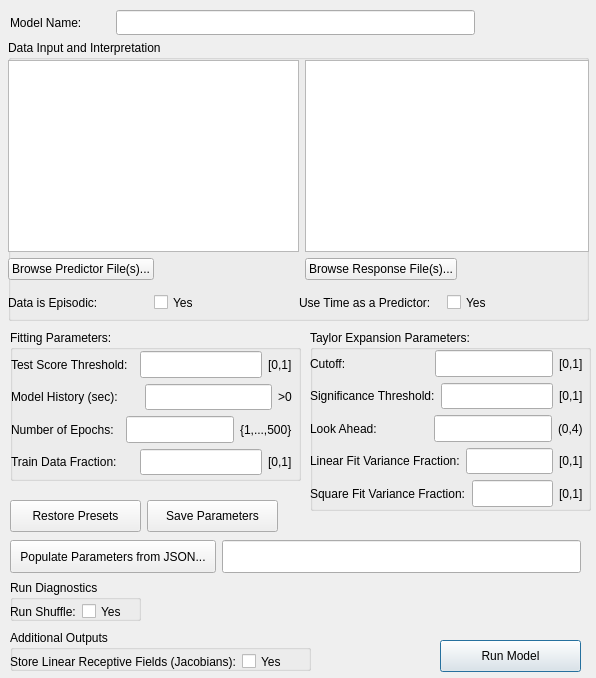
<?xml version="1.0" encoding="UTF-8"?>
<ui version="4.0">
 <class>Form</class>
 <widget class="QWidget" name="Form">
  <property name="geometry">
   <rect>
    <x>0</x>
    <y>0</y>
    <width>596</width>
    <height>678</height>
   </rect>
  </property>
  <property name="sizePolicy">
   <sizepolicy hsizetype="Expanding" vsizetype="Expanding">
    <horstretch>0</horstretch>
    <verstretch>0</verstretch>
   </sizepolicy>
  </property>
  <property name="font">
   <font>
    <family>.AppleSystemUIFont</family>
   </font>
  </property>
  <property name="windowTitle">
   <string>Neuro MINE Fit</string>
  </property>
  <widget class="QPushButton" name="pushButton">
   <property name="geometry">
    <rect>
     <x>440</x>
     <y>640</y>
     <width>141</width>
     <height>32</height>
    </rect>
   </property>
   <property name="sizePolicy">
    <sizepolicy hsizetype="Expanding" vsizetype="Expanding">
     <horstretch>0</horstretch>
     <verstretch>0</verstretch>
    </sizepolicy>
   </property>
   <property name="text">
    <string>Run Model</string>
   </property>
   <property name="default">
    <bool>true</bool>
   </property>
  </widget>
  <widget class="QGroupBox" name="groupBox">
   <property name="geometry">
    <rect>
     <x>8</x>
     <y>40</y>
     <width>581</width>
     <height>281</height>
    </rect>
   </property>
   <property name="title">
    <string>Data Input and Interpretation</string>
   </property>
   <widget class="QWidget" name="layoutWidget">
    <property name="geometry">
     <rect>
      <x>0</x>
      <y>20</y>
      <width>581</width>
      <height>259</height>
     </rect>
    </property>
    <layout class="QGridLayout" name="gridLayout">
     <item row="0" column="2">
      <layout class="QFormLayout" name="formLayout_2">
       <item row="0" column="0" colspan="2">
        <widget class="QTextEdit" name="textEdit_2">
         <property name="sizePolicy">
          <sizepolicy hsizetype="Expanding" vsizetype="Expanding">
           <horstretch>0</horstretch>
           <verstretch>0</verstretch>
          </sizepolicy>
         </property>
        </widget>
       </item>
       <item row="1" column="0">
        <widget class="QPushButton" name="pushButton_3">
         <property name="sizePolicy">
          <sizepolicy hsizetype="Expanding" vsizetype="Expanding">
           <horstretch>0</horstretch>
           <verstretch>0</verstretch>
          </sizepolicy>
         </property>
         <property name="text">
          <string>Browse Response File(s)...</string>
         </property>
        </widget>
       </item>
       <item row="1" column="1">
        <widget class="QLabel" name="label_21">
         <property name="sizePolicy">
          <sizepolicy hsizetype="Expanding" vsizetype="Expanding">
           <horstretch>0</horstretch>
           <verstretch>0</verstretch>
          </sizepolicy>
         </property>
         <property name="toolTip">
          <string/>
         </property>
         <property name="whatsThis">
          <string>Response file(s) should be .csv format but with any type of delimiter; time must be in the first column</string>
         </property>
         <property name="text">
          <string/>
         </property>
         <property name="pixmap">
          <pixmap resource="resources.qrc">:/question.png</pixmap>
         </property>
        </widget>
       </item>
      </layout>
     </item>
     <item row="0" column="0" colspan="2">
      <layout class="QFormLayout" name="formLayout">
       <item row="0" column="0" colspan="2">
        <widget class="QTextEdit" name="textEdit">
         <property name="sizePolicy">
          <sizepolicy hsizetype="Expanding" vsizetype="Expanding">
           <horstretch>0</horstretch>
           <verstretch>0</verstretch>
          </sizepolicy>
         </property>
        </widget>
       </item>
       <item row="1" column="0">
        <widget class="QPushButton" name="pushButton_2">
         <property name="sizePolicy">
          <sizepolicy hsizetype="Expanding" vsizetype="Expanding">
           <horstretch>0</horstretch>
           <verstretch>0</verstretch>
          </sizepolicy>
         </property>
         <property name="text">
          <string>Browse Predictor File(s)...</string>
         </property>
        </widget>
       </item>
       <item row="1" column="1">
        <widget class="QLabel" name="label_20">
         <property name="sizePolicy">
          <sizepolicy hsizetype="Expanding" vsizetype="Expanding">
           <horstretch>0</horstretch>
           <verstretch>0</verstretch>
          </sizepolicy>
         </property>
         <property name="toolTip">
          <string/>
         </property>
         <property name="whatsThis">
          <string>Predictor file(s) should be .csv format but with any type of delimiter; Time must be in the first column and all columns must have headers</string>
         </property>
         <property name="text">
          <string/>
         </property>
         <property name="pixmap">
          <pixmap resource="resources.qrc">:/question.png</pixmap>
         </property>
        </widget>
       </item>
      </layout>
     </item>
     <item row="1" column="1" colspan="2">
      <layout class="QHBoxLayout" name="horizontalLayout_13">
       <item>
        <widget class="QLabel" name="label_6">
         <property name="sizePolicy">
          <sizepolicy hsizetype="Expanding" vsizetype="Expanding">
           <horstretch>0</horstretch>
           <verstretch>0</verstretch>
          </sizepolicy>
         </property>
         <property name="text">
          <string>Use Time as a Predictor:</string>
         </property>
        </widget>
       </item>
       <item>
        <widget class="QCheckBox" name="checkBox_2">
         <property name="sizePolicy">
          <sizepolicy hsizetype="Expanding" vsizetype="Expanding">
           <horstretch>0</horstretch>
           <verstretch>0</verstretch>
          </sizepolicy>
         </property>
         <property name="text">
          <string>Yes</string>
         </property>
        </widget>
       </item>
      </layout>
     </item>
     <item row="1" column="0">
      <layout class="QHBoxLayout" name="horizontalLayout_12">
       <item>
        <widget class="QLabel" name="label_5">
         <property name="sizePolicy">
          <sizepolicy hsizetype="Expanding" vsizetype="Expanding">
           <horstretch>0</horstretch>
           <verstretch>0</verstretch>
          </sizepolicy>
         </property>
         <property name="text">
          <string>Data is Episodic:</string>
         </property>
        </widget>
       </item>
       <item>
        <widget class="QCheckBox" name="checkBox">
         <property name="sizePolicy">
          <sizepolicy hsizetype="Expanding" vsizetype="Expanding">
           <horstretch>0</horstretch>
           <verstretch>0</verstretch>
          </sizepolicy>
         </property>
         <property name="text">
          <string>Yes</string>
         </property>
        </widget>
       </item>
      </layout>
     </item>
    </layout>
   </widget>
  </widget>
  <widget class="QGroupBox" name="groupBox_2">
   <property name="geometry">
    <rect>
     <x>10</x>
     <y>330</y>
     <width>291</width>
     <height>151</height>
    </rect>
   </property>
   <property name="title">
    <string>Fitting Parameters:</string>
   </property>
   <widget class="QWidget" name="layoutWidget">
    <property name="geometry">
     <rect>
      <x>1</x>
      <y>21</y>
      <width>281</width>
      <height>124</height>
     </rect>
    </property>
    <layout class="QGridLayout" name="gridLayout_2">
     <item row="0" column="0">
      <layout class="QHBoxLayout" name="horizontalLayout_9">
       <item>
        <widget class="QLabel" name="label_8">
         <property name="sizePolicy">
          <sizepolicy hsizetype="Expanding" vsizetype="Expanding">
           <horstretch>0</horstretch>
           <verstretch>0</verstretch>
          </sizepolicy>
         </property>
         <property name="text">
          <string>Test Score Threshold:</string>
         </property>
        </widget>
       </item>
       <item>
        <widget class="QLineEdit" name="lineEdit_2">
         <property name="sizePolicy">
          <sizepolicy hsizetype="Expanding" vsizetype="Expanding">
           <horstretch>0</horstretch>
           <verstretch>0</verstretch>
          </sizepolicy>
         </property>
         <property name="minimumSize">
          <size>
           <width>50</width>
           <height>0</height>
          </size>
         </property>
        </widget>
       </item>
       <item>
        <widget class="QLabel" name="label_3">
         <property name="text">
          <string>[0,1]</string>
         </property>
        </widget>
       </item>
      </layout>
     </item>
     <item row="1" column="0">
      <layout class="QHBoxLayout" name="horizontalLayout_8">
       <item>
        <widget class="QLabel" name="label_15">
         <property name="sizePolicy">
          <sizepolicy hsizetype="Expanding" vsizetype="Expanding">
           <horstretch>0</horstretch>
           <verstretch>0</verstretch>
          </sizepolicy>
         </property>
         <property name="text">
          <string>Model History (sec):</string>
         </property>
        </widget>
       </item>
       <item>
        <widget class="QLineEdit" name="lineEdit_8">
         <property name="sizePolicy">
          <sizepolicy hsizetype="Expanding" vsizetype="Expanding">
           <horstretch>0</horstretch>
           <verstretch>0</verstretch>
          </sizepolicy>
         </property>
         <property name="minimumSize">
          <size>
           <width>50</width>
           <height>0</height>
          </size>
         </property>
        </widget>
       </item>
       <item>
        <widget class="QLabel" name="label_28">
         <property name="text">
          <string>&gt;0</string>
         </property>
        </widget>
       </item>
      </layout>
     </item>
     <item row="2" column="0">
      <layout class="QHBoxLayout" name="horizontalLayout_7">
       <item>
        <widget class="QLabel" name="label_16">
         <property name="sizePolicy">
          <sizepolicy hsizetype="Expanding" vsizetype="Expanding">
           <horstretch>0</horstretch>
           <verstretch>0</verstretch>
          </sizepolicy>
         </property>
         <property name="text">
          <string>Number of Epochs:</string>
         </property>
        </widget>
       </item>
       <item>
        <widget class="QLineEdit" name="lineEdit_9">
         <property name="sizePolicy">
          <sizepolicy hsizetype="Expanding" vsizetype="Expanding">
           <horstretch>0</horstretch>
           <verstretch>0</verstretch>
          </sizepolicy>
         </property>
         <property name="minimumSize">
          <size>
           <width>50</width>
           <height>0</height>
          </size>
         </property>
        </widget>
       </item>
       <item>
        <widget class="QLabel" name="label_27">
         <property name="text">
          <string>{1,...,500}</string>
         </property>
        </widget>
       </item>
      </layout>
     </item>
     <item row="3" column="0">
      <layout class="QHBoxLayout" name="horizontalLayout_6">
       <item>
        <widget class="QLabel" name="label_17">
         <property name="sizePolicy">
          <sizepolicy hsizetype="Expanding" vsizetype="Expanding">
           <horstretch>0</horstretch>
           <verstretch>0</verstretch>
          </sizepolicy>
         </property>
         <property name="text">
          <string>Train Data Fraction:</string>
         </property>
        </widget>
       </item>
       <item>
        <widget class="QLineEdit" name="lineEdit_10">
         <property name="sizePolicy">
          <sizepolicy hsizetype="Expanding" vsizetype="Expanding">
           <horstretch>0</horstretch>
           <verstretch>0</verstretch>
          </sizepolicy>
         </property>
         <property name="minimumSize">
          <size>
           <width>50</width>
           <height>0</height>
          </size>
         </property>
        </widget>
       </item>
       <item>
        <widget class="QLabel" name="label_26">
         <property name="text">
          <string>[0,1]</string>
         </property>
        </widget>
       </item>
      </layout>
     </item>
    </layout>
   </widget>
  </widget>
  <widget class="QGroupBox" name="groupBox_3">
   <property name="geometry">
    <rect>
     <x>310</x>
     <y>330</y>
     <width>281</width>
     <height>181</height>
    </rect>
   </property>
   <property name="title">
    <string>Taylor Expansion Parameters:</string>
   </property>
   <widget class="QWidget" name="layoutWidget">
    <property name="geometry">
     <rect>
      <x>0</x>
      <y>20</y>
      <width>273</width>
      <height>157</height>
     </rect>
    </property>
    <layout class="QVBoxLayout" name="verticalLayout">
     <item>
      <layout class="QHBoxLayout" name="horizontalLayout">
       <item>
        <widget class="QLabel" name="label_11">
         <property name="sizePolicy">
          <sizepolicy hsizetype="Expanding" vsizetype="Expanding">
           <horstretch>0</horstretch>
           <verstretch>0</verstretch>
          </sizepolicy>
         </property>
         <property name="text">
          <string>Cutoff:</string>
         </property>
        </widget>
       </item>
       <item>
        <widget class="QLineEdit" name="lineEdit_5">
         <property name="sizePolicy">
          <sizepolicy hsizetype="Expanding" vsizetype="Expanding">
           <horstretch>0</horstretch>
           <verstretch>0</verstretch>
          </sizepolicy>
         </property>
         <property name="minimumSize">
          <size>
           <width>50</width>
           <height>0</height>
          </size>
         </property>
        </widget>
       </item>
       <item>
        <widget class="QLabel" name="label_23">
         <property name="text">
          <string>[0,1]</string>
         </property>
        </widget>
       </item>
      </layout>
     </item>
     <item>
      <layout class="QHBoxLayout" name="horizontalLayout_2">
       <item>
        <widget class="QLabel" name="label_9">
         <property name="sizePolicy">
          <sizepolicy hsizetype="Expanding" vsizetype="Expanding">
           <horstretch>0</horstretch>
           <verstretch>0</verstretch>
          </sizepolicy>
         </property>
         <property name="text">
          <string>Significance Threshold:</string>
         </property>
        </widget>
       </item>
       <item>
        <widget class="QLineEdit" name="lineEdit_3">
         <property name="sizePolicy">
          <sizepolicy hsizetype="Expanding" vsizetype="Expanding">
           <horstretch>0</horstretch>
           <verstretch>0</verstretch>
          </sizepolicy>
         </property>
         <property name="minimumSize">
          <size>
           <width>50</width>
           <height>0</height>
          </size>
         </property>
        </widget>
       </item>
       <item>
        <widget class="QLabel" name="label_4">
         <property name="text">
          <string>[0,1]</string>
         </property>
        </widget>
       </item>
      </layout>
     </item>
     <item>
      <layout class="QHBoxLayout" name="horizontalLayout_3">
       <item>
        <widget class="QLabel" name="label_10">
         <property name="sizePolicy">
          <sizepolicy hsizetype="Expanding" vsizetype="Expanding">
           <horstretch>0</horstretch>
           <verstretch>0</verstretch>
          </sizepolicy>
         </property>
         <property name="text">
          <string>Look Ahead:</string>
         </property>
        </widget>
       </item>
       <item>
        <widget class="QLineEdit" name="lineEdit_4">
         <property name="sizePolicy">
          <sizepolicy hsizetype="Expanding" vsizetype="Expanding">
           <horstretch>0</horstretch>
           <verstretch>0</verstretch>
          </sizepolicy>
         </property>
         <property name="minimumSize">
          <size>
           <width>50</width>
           <height>0</height>
          </size>
         </property>
        </widget>
       </item>
       <item>
        <widget class="QLabel" name="label_22">
         <property name="text">
          <string>(0,4)</string>
         </property>
        </widget>
       </item>
      </layout>
     </item>
     <item>
      <layout class="QHBoxLayout" name="horizontalLayout_4">
       <item>
        <widget class="QLabel" name="label_12">
         <property name="sizePolicy">
          <sizepolicy hsizetype="Expanding" vsizetype="Expanding">
           <horstretch>0</horstretch>
           <verstretch>0</verstretch>
          </sizepolicy>
         </property>
         <property name="text">
          <string>Linear Fit Variance Fraction:</string>
         </property>
        </widget>
       </item>
       <item>
        <widget class="QLineEdit" name="lineEdit_6">
         <property name="sizePolicy">
          <sizepolicy hsizetype="Expanding" vsizetype="Expanding">
           <horstretch>0</horstretch>
           <verstretch>0</verstretch>
          </sizepolicy>
         </property>
         <property name="minimumSize">
          <size>
           <width>50</width>
           <height>0</height>
          </size>
         </property>
        </widget>
       </item>
       <item>
        <widget class="QLabel" name="label_24">
         <property name="text">
          <string>[0,1]</string>
         </property>
        </widget>
       </item>
      </layout>
     </item>
     <item>
      <layout class="QHBoxLayout" name="horizontalLayout_5">
       <item>
        <widget class="QLabel" name="label_13">
         <property name="sizePolicy">
          <sizepolicy hsizetype="Expanding" vsizetype="Expanding">
           <horstretch>0</horstretch>
           <verstretch>0</verstretch>
          </sizepolicy>
         </property>
         <property name="text">
          <string>Square Fit Variance Fraction:</string>
         </property>
        </widget>
       </item>
       <item>
        <widget class="QLineEdit" name="lineEdit_7">
         <property name="sizePolicy">
          <sizepolicy hsizetype="Expanding" vsizetype="Expanding">
           <horstretch>0</horstretch>
           <verstretch>0</verstretch>
          </sizepolicy>
         </property>
         <property name="minimumSize">
          <size>
           <width>50</width>
           <height>0</height>
          </size>
         </property>
        </widget>
       </item>
       <item>
        <widget class="QLabel" name="label_25">
         <property name="text">
          <string>[0,1]</string>
         </property>
        </widget>
       </item>
      </layout>
     </item>
    </layout>
   </widget>
  </widget>
  <widget class="QGroupBox" name="groupBox_4">
   <property name="geometry">
    <rect>
     <x>10</x>
     <y>580</y>
     <width>131</width>
     <height>41</height>
    </rect>
   </property>
   <property name="title">
    <string>Run Diagnostics</string>
   </property>
   <widget class="QWidget" name="layoutWidget">
    <property name="geometry">
     <rect>
      <x>0</x>
      <y>20</y>
      <width>129</width>
      <height>23</height>
     </rect>
    </property>
    <layout class="QHBoxLayout" name="horizontalLayout_14">
     <item>
      <widget class="QLabel" name="label_7">
       <property name="sizePolicy">
        <sizepolicy hsizetype="Expanding" vsizetype="Expanding">
         <horstretch>0</horstretch>
         <verstretch>0</verstretch>
        </sizepolicy>
       </property>
       <property name="text">
        <string>Run Shuffle:</string>
       </property>
      </widget>
     </item>
     <item>
      <widget class="QCheckBox" name="checkBox_5">
       <property name="sizePolicy">
        <sizepolicy hsizetype="Expanding" vsizetype="Expanding">
         <horstretch>0</horstretch>
         <verstretch>0</verstretch>
        </sizepolicy>
       </property>
       <property name="text">
        <string>Yes</string>
       </property>
      </widget>
     </item>
    </layout>
   </widget>
  </widget>
  <widget class="QGroupBox" name="groupBox_5">
   <property name="geometry">
    <rect>
     <x>10</x>
     <y>630</y>
     <width>301</width>
     <height>41</height>
    </rect>
   </property>
   <property name="title">
    <string>Additional Outputs</string>
   </property>
   <widget class="QWidget" name="layoutWidget">
    <property name="geometry">
     <rect>
      <x>0</x>
      <y>20</y>
      <width>307</width>
      <height>23</height>
     </rect>
    </property>
    <layout class="QHBoxLayout" name="horizontalLayout_10">
     <item>
      <widget class="QLabel" name="label_14">
       <property name="sizePolicy">
        <sizepolicy hsizetype="Expanding" vsizetype="Expanding">
         <horstretch>0</horstretch>
         <verstretch>0</verstretch>
        </sizepolicy>
       </property>
       <property name="text">
        <string>Store Linear Receptive Fields (Jacobians):</string>
       </property>
      </widget>
     </item>
     <item>
      <widget class="QCheckBox" name="checkBox_3">
       <property name="sizePolicy">
        <sizepolicy hsizetype="Expanding" vsizetype="Expanding">
         <horstretch>0</horstretch>
         <verstretch>0</verstretch>
        </sizepolicy>
       </property>
       <property name="text">
        <string>Yes</string>
       </property>
      </widget>
     </item>
    </layout>
   </widget>
  </widget>
  <widget class="QWidget" name="layoutWidget">
   <property name="geometry">
    <rect>
     <x>10</x>
     <y>540</y>
     <width>571</width>
     <height>33</height>
    </rect>
   </property>
   <layout class="QHBoxLayout" name="horizontalLayout_11">
    <item>
     <widget class="QPushButton" name="pushButton_4">
      <property name="sizePolicy">
       <sizepolicy hsizetype="Expanding" vsizetype="Expanding">
        <horstretch>0</horstretch>
        <verstretch>0</verstretch>
       </sizepolicy>
      </property>
      <property name="text">
       <string>Populate Parameters from JSON...</string>
      </property>
     </widget>
    </item>
    <item>
     <widget class="QLineEdit" name="lineEdit_11">
      <property name="sizePolicy">
       <sizepolicy hsizetype="Expanding" vsizetype="Expanding">
        <horstretch>0</horstretch>
        <verstretch>0</verstretch>
       </sizepolicy>
      </property>
      <property name="minimumSize">
       <size>
        <width>359</width>
        <height>0</height>
       </size>
      </property>
     </widget>
    </item>
   </layout>
  </widget>
  <widget class="QWidget" name="layoutWidget">
   <property name="geometry">
    <rect>
     <x>10</x>
     <y>500</y>
     <width>268</width>
     <height>32</height>
    </rect>
   </property>
   <layout class="QHBoxLayout" name="horizontalLayout_16">
    <item>
     <widget class="QPushButton" name="pushButton_5">
      <property name="sizePolicy">
       <sizepolicy hsizetype="Expanding" vsizetype="Expanding">
        <horstretch>0</horstretch>
        <verstretch>0</verstretch>
       </sizepolicy>
      </property>
      <property name="text">
       <string>Restore Presets</string>
      </property>
     </widget>
    </item>
    <item>
     <widget class="QPushButton" name="pushButton_6">
      <property name="sizePolicy">
       <sizepolicy hsizetype="Expanding" vsizetype="Expanding">
        <horstretch>0</horstretch>
        <verstretch>0</verstretch>
       </sizepolicy>
      </property>
      <property name="text">
       <string>Save Parameters</string>
      </property>
     </widget>
    </item>
   </layout>
  </widget>
  <widget class="QWidget" name="layoutWidget">
   <property name="geometry">
    <rect>
     <x>10</x>
     <y>10</y>
     <width>571</width>
     <height>25</height>
    </rect>
   </property>
   <layout class="QHBoxLayout" name="horizontalLayout_15">
    <item>
     <widget class="QLabel" name="label_2">
      <property name="sizePolicy">
       <sizepolicy hsizetype="Expanding" vsizetype="Expanding">
        <horstretch>0</horstretch>
        <verstretch>0</verstretch>
       </sizepolicy>
      </property>
      <property name="text">
       <string>Model Name:</string>
      </property>
     </widget>
    </item>
    <item>
     <widget class="QLineEdit" name="lineEdit">
      <property name="sizePolicy">
       <sizepolicy hsizetype="Expanding" vsizetype="Expanding">
        <horstretch>0</horstretch>
        <verstretch>0</verstretch>
       </sizepolicy>
      </property>
      <property name="minimumSize">
       <size>
        <width>359</width>
        <height>0</height>
       </size>
      </property>
     </widget>
    </item>
    <item>
     <widget class="QLabel" name="label">
      <property name="sizePolicy">
       <sizepolicy hsizetype="Expanding" vsizetype="Expanding">
        <horstretch>0</horstretch>
        <verstretch>0</verstretch>
       </sizepolicy>
      </property>
      <property name="text">
       <string/>
      </property>
      <property name="pixmap">
       <pixmap resource="resources.qrc">:/logo.png</pixmap>
      </property>
      <property name="alignment">
       <set>Qt::AlignmentFlag::AlignRight|Qt::AlignmentFlag::AlignTrailing|Qt::AlignmentFlag::AlignVCenter</set>
      </property>
     </widget>
    </item>
   </layout>
  </widget>
 </widget>
 <resources>
  <include location="resources.qrc"/>
 </resources>
 <connections/>
</ui>
